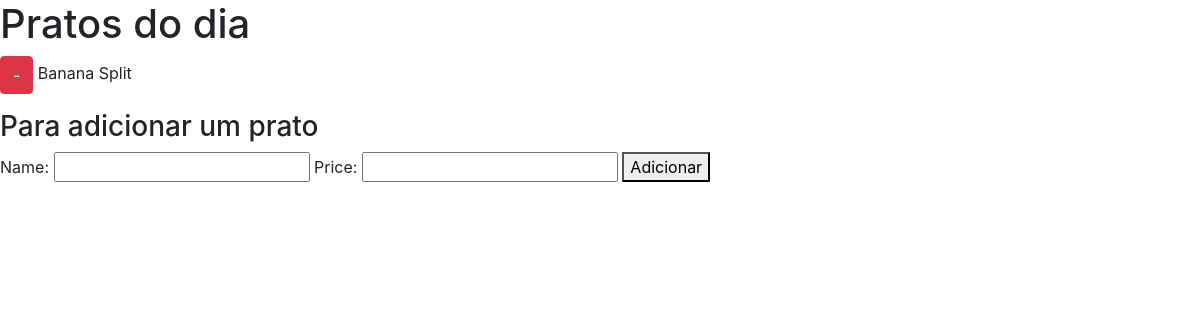
The app's page /, older data.
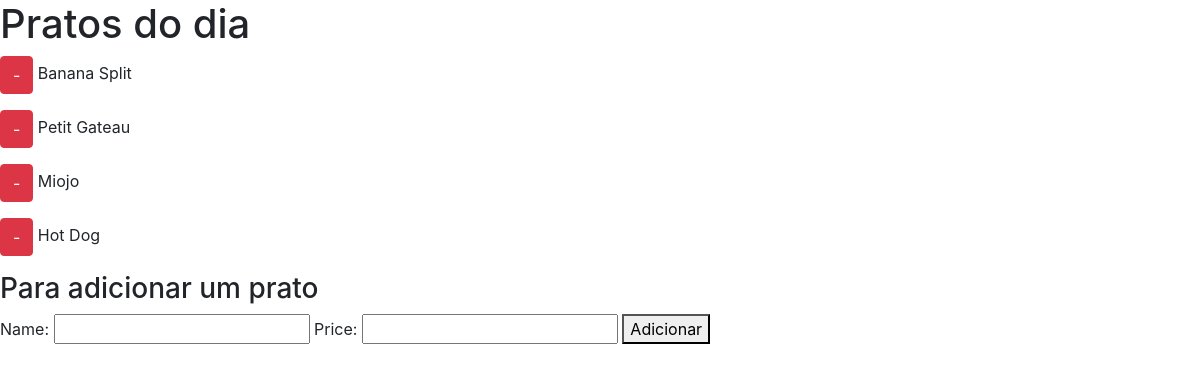
The same page, newer data.
### pratos/models.py (models this page shows)
class Choice(models.Model):
    name = models.CharField(max_length=50)
    price = models.CharField(max_length=50)
    created = models.DateTimeField(auto_now_add=True)
    def __str__(self):
        return self.name

### pratos/views.py (the view)
# urls.py: path('', views.home_screen_view, name='home'),
def home_screen_view(request):
    pratos = Choice.objects.all()
    form = AddForm()
    if request.POST:
        form = AddForm(request.POST)
        if form.is_valid():
            form.save()
            return redirect('home')
    context = {'pratos': pratos}
    context['form'] = form
    return render(request, 'pratos/home.html', context)

### pratos/forms.py
class AddForm(forms.ModelForm):
    class Meta:
        model = Choice
        fields = '__all__'

### pratos/templates/pratos/home.html (shortened to what this page needs)
<!DOCTYPE html>
<html lang="en">
<head>
    <link rel="stylesheet" href="https://stackpath.bootstrapcdn.com/bootstrap/4.5.2/css/bootstrap.min.css">
</head>
<body>
<h1>Pratos do dia</h1>
{% for prato in pratos %}
    <p>
        <a class="btn btn-danger" style="" href="{% url 'delete' prato.id %}">-</a>
        {{ prato }}
    </p>
{% endfor %}
<form method="post">
    <div>
    <h3>Para adicionar um prato</h3>
    {% for field in form %}
        {{field.label_tag}}
        {{field}}
    {% endfor %}
    <button type="submit">Adicionar</button>
</div>
</form>
</body>
</html>

Row changes from the older to the newer data that the page shows:
added Choice: name "Petit Gateau"
added Choice: name "Miojo"
added Choice: name "Hot Dog"
